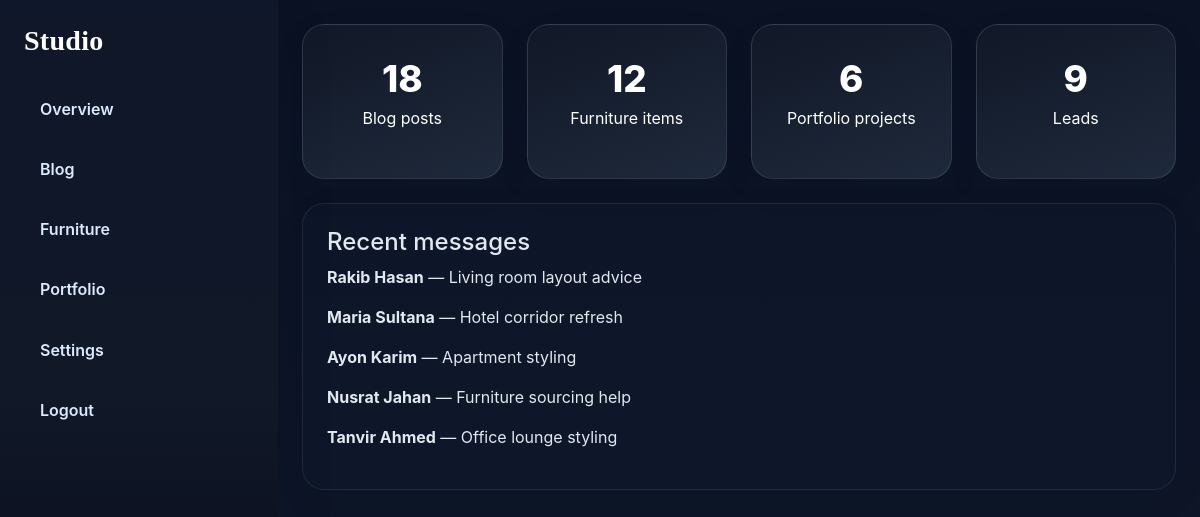
Page /studio/dashboard/ (signed in) on the committed database.
### contact/models.py (models this page shows, shortened)
class ContactMessage(models.Model):
    name = models.CharField(max_length=120)
    email = models.EmailField()
    phone = models.CharField(max_length=40, blank=True)
    subject = models.CharField(max_length=160)
    message = models.TextField()
    created_at = models.DateTimeField(auto_now_add=True)
    handled = models.BooleanField(default=False)

### core/views.py (the view)
# urls.py: path('studio/dashboard/', views.dashboard_home, name='dashboard_home'),
@login_required
def dashboard_home(request):
    context = {
        'post_count': BlogPost.objects.count(),
        'furniture_count': FurnitureItem.objects.count(),
        'project_count': PortfolioProject.objects.count(),
        'lead_count': ContactMessage.objects.count(),
        'recent_messages': ContactMessage.objects.order_by('-created_at')[:5],
        'recent_posts': BlogPost.objects.order_by('-created_at')[:5],
    }
    return render(request, 'dashboard/index.html', context)

### core/context_processors.py (called while the page is built)
def site_settings(request):
    return {
        'site_settings': SiteSettings.objects.first(),
        'hero_image_url': HERO_IMAGE_URL,
    }

### templates/dashboard/index.html
{% extends 'dashboard/base.html' %}{% block content %}<div class="row g-4 mb-4"><div class="col-md-3"><div class="metric-card dark"><h3>{{ post_count }}</h3><p>Blog posts</p></div></div><div class="col-md-3"><div class="metric-card dark"><h3>{{ furniture_count }}</h3><p>Furniture items</p></div></div><div class="col-md-3"><div class="metric-card dark"><h3>{{ project_count }}</h3><p>Portfolio projects</p></div></div><div class="col-md-3"><div class="metric-card dark"><h3>{{ lead_count }}</h3><p>Leads</p></div></div></div><div class="glass-panel p-4"><h4>Recent messages</h4>{% for item in recent_messages %}<p><strong>{{ item.name }}</strong> — {{ item.subject }}</p>{% empty %}<p>No messages yet.</p>{% endfor %}</div>{% endblock %}

### static/css/style.css (style rules this page uses)
:root { color-scheme: light; --bg:#f5f7fb; --bg-elevated:#ffffff; --bg-soft:#eef2ff; --surface:rgba(255,255,255,.82); --surface-strong:#ffffff; --surface-alt:#f8fafc; --text:#0f172a; --text-soft:#475569; --text-faint:#64748b; --line:rgba(15,23,42,.1); --line-strong:rgba(99,102,241,.18); --primary:#6366f1; --primary-strong:#4f46e5; --secondary:#06b6d4; --accent:#f59e0b; --success:#10b981; --danger:#ef4444; --hero-glow:rgba(99,102,241,.16); --hero-glow-2:rgba(6,182,212,.16); --shadow-sm:0 12px 32px rgba(15,23,42,.08); --shadow-md:0 20px 55px rgba(15,23,42,.12); --shadow-lg:0 30px 90px rgba(79,70,229,.18); --radius-sm:14px; --radius-md:22px; --radius-lg:30px; }
html { scroll-behavior:smooth }
body { background: radial-gradient(circle at top left,var(--hero-glow),transparent 28%), radial-gradient(circle at top right,var(--hero-glow-2),transparent 24%), linear-gradient(180deg,var(--bg) 0%, var(--bg-elevated) 100%); color:var(--text); font-family:'Inter',system-ui,-apple-system,BlinkMacSystemFont,'Segoe UI',sans-serif; min-height:100vh; }
p,li,label,td,th,.form-text { color:var(--text-soft) }
.premium-card,.glass-panel,.metric-card,.portfolio-banner,.comment-box { background:var(--surface)!important; border:1px solid var(--line)!important; border-radius:var(--radius-md)!important; overflow:hidden; box-shadow:var(--shadow-sm) }
.premium-card .card-body,.glass-panel,.comment-box { padding:1.5rem }
.metric-card { padding:2rem;text-align:center;background:linear-gradient(180deg,color-mix(in srgb,var(--surface-strong) 88%, transparent),color-mix(in srgb,var(--surface-alt) 95%, transparent))!important }
.metric-card h2,.metric-card h3 { font-family:'Inter',sans-serif;font-size:2.3rem;font-weight:800;color:var(--text);margin-bottom:.3rem }
.metric-card.dark { background:linear-gradient(160deg,#111827,#1e293b)!important;color:#fff;border-color:rgba(148,163,184,.2)!important }
.metric-card.dark h3,.metric-card.dark p { color:#fff!important }
.comment-box strong,.glass-panel h3,.glass-panel h4,.glass-panel h5 { color:var(--text) }
.dashboard-body { background:linear-gradient(180deg,#0b1224,#0f172a); color:#e2e8f0 }
.dashboard-body .glass-panel { background:rgba(15,23,42,.84)!important;border-color:rgba(148,163,184,.14)!important }
.dashboard-body .glass-panel p,.dashboard-body h2,.dashboard-body h4,.dashboard-body th,.dashboard-body td { color:#e2e8f0!important }

### rows in the picture
ContactMessage: name "Rakib Hasan", subject "Living room layout advice"
ContactMessage: name "Maria Sultana", subject "Hotel corridor refresh"
ContactMessage: name "Ayon Karim", subject "Apartment styling"
ContactMessage: name "Nusrat Jahan", subject "Furniture sourcing help"
ContactMessage: name "Tanvir Ahmed", subject "Office lounge styling"

### other values in the picture
{{ post_count }} "18"
{{ furniture_count }} "12"
{{ project_count }} "6"
{{ lead_count }} "9"
